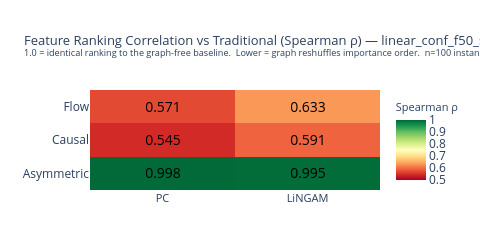
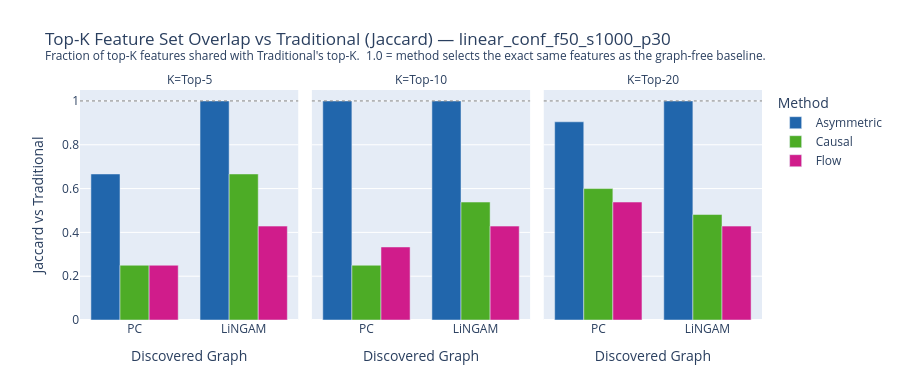

Here is the notebook cell these charts were saved with, in order:
### Markdown cell above
### 9.3. Ranking Robustness & True-Parent Recovery

Spearman rank correlation between each method's feature ranking and the Scratch baseline, Top-K Jaccard overlap, and true-parent Precision@K — measuring how faithfully the discovered graph preserves causal feature rankings relative to the ground truth.

### Code cell
"""
9.3 — Ranking robustness vs Scratch & True-parent recovery

A) Spearman ρ  — rank corr of mean|φ| per feature: each method+graph vs Scratch
B) Top-K Jaccard vs Scratch — feature set overlap with the graph-free baseline
C) True-parent Precision@K — how many of the top-K features are real Y-parents?
"""
from scipy.stats import spearmanr

K_VALUES = [5, 10, 20]

# ── Load true Y-parent set ────────────────────────────────────────────────────
with open(SYNTHETIC_DIR / f"{DATASET}_metadata.json") as _f:
    _meta = json.load(_f)
y_parent_set = set(_meta["y_parent_indices"])
print(f"True Y-parents: {len(y_parent_set)} / {len(feature_names)} features")
print(f"Random baseline precision: {len(y_parent_set)/len(feature_names):.3f}")

scratch_ma = mean_abs_shap(shap_data, "Scratch")

# ── A: Spearman ρ — each method × graph vs Scratch ───────────────────────────
spearman_data = {}
for meth in BASE_METHODS:
    for g in DISC_GRAPHS:
        k = f"{meth} ({g})"
        if k not in shap_data:
            continue
        rho, _ = spearmanr(mean_abs_shap(shap_data, k), scratch_ma)
        spearman_data[(meth, g)] = float(rho)

fig_spearman = plot_spearman_heatmap(
    spearman_data, BASE_METHODS, DISC_GRAPHS, DATASET, n_shap, save_dir=PLOTS_DIR,
)

# ── B: Top-K Jaccard vs Scratch ───────────────────────────────────────────────
jaccard_rows = []
for meth in BASE_METHODS:
    for g in DISC_GRAPHS:
        k = f"{meth} ({g})"
        if k not in shap_data:
            continue
        for kv in K_VALUES:
            j = top_k_jaccard(mean_abs_shap(shap_data, k), scratch_ma, kv)
            jaccard_rows.append(dict(Method=meth, Graph=g, K=f"Top-{kv}", Jaccard=j))

df_jacc = pd.DataFrame(jaccard_rows)
fig_jacc = plot_jaccard_bar(df_jacc, METHOD_COLORS, DATASET, save_dir=PLOTS_DIR)

# ── C: True-parent Precision@K ───────────────────────────────────────────────
random_baseline = len(y_parent_set) / len(feature_names)

parent_rows = []
for meth_key, meth_label in [("Scratch", "Scratch")] + \
                              [(f"{m} ({g})", f"{m} ({g})") for m in BASE_METHODS for g in DISC_GRAPHS]:
    if meth_key not in shap_data:
        continue
    ma = mean_abs_shap(shap_data, meth_key)
    for kv in K_VALUES:
        top_k_idx = set(np.argsort(ma)[-kv:])
        prec = len(top_k_idx & y_parent_set) / kv
        parent_rows.append(dict(Method=meth_label, K=f"Top-{kv}", Precision=prec))

df_parent = pd.DataFrame(parent_rows)
fig_parent = plot_parent_precision_bar(
    df_parent, METHOD_COLORS, DATASET, DISC_GRAPHS, random_baseline, save_dir=PLOTS_DIR,
)

### Figure 1 — Plotly figure (JSON) as saved in the notebook; plotly's stock layout.template omitted (floating-point values rounded to 4 significant figures)
{"data": [{"colorbar": {"tickvals": [0.5, 0.6, 0.7, 0.8, 0.9, 1], "title": {"font": {"size": 11}, "text": "Spearman ρ"}}, "colorscale": [[0, "rgb(165,0,38)"], [0.1, "rgb(215,48,39)"], [0.2, "rgb(244,109,67)"], [0.3, "rgb(253,174,97)"], [0.4, "rgb(254,224,139)"], [0.5, "rgb(255,255,191)"], [0.6, "rgb(217,239,139)"], [0.7, "rgb(166,217,106)"], [0.8, "rgb(102,189,99)"], [0.9, "rgb(26,152,80)"], [1, "rgb(0,104,55)"]], "hovertemplate": "<b>%{y} (%{x})</b> vs Traditional<br>ρ = %{z:.3f}<extra></extra>", "text": [["0.998", "0.995"], ["0.545", "0.591"], ["0.571", "0.633"]], "textfont": {"color": "black", "size": 14}, "texttemplate": "%{text}", "type": "heatmap", "x": ["PC", "LiNGAM"], "y": ["Asymmetric", "Causal", "Flow"], "z": [[0.9977, 0.9947], [0.5448, 0.5915], [0.571, 0.633]], "zmax": 1, "zmin": 0.5}], "layout": {"height": 250, "margin": {"b": 60, "l": 90, "r": 60, "t": 90}, "title": {"font": {"size": 13}, "text": "Feature Ranking Correlation vs Traditional (Spearman ρ) — linear_conf_f50_s1000_p30<br><sup>1.0 = identical ranking to the graph-free baseline.  Lower = graph reshuffles importance order.  n=100 instances.</sup>"}, "width": 480, "xaxis": {"tickfont": {"size": 11}}, "yaxis": {"tickfont": {"size": 12}}}}

### Figure 2 — Plotly figure (JSON) as saved in the notebook; plotly's stock layout.template omitted (floating-point values rounded to 4 significant figures)
{"data": [{"alignmentgroup": "True", "hovertemplate": "Method=Asymmetric<br>K=Top-5<br>Discovered Graph=%{x}<br>Jaccard vs Traditional=%{y}<extra></extra>", "legendgroup": "Asymmetric", "marker": {"color": "#2166ac", "pattern": {"shape": ""}}, "name": "Asymmetric", "offsetgroup": "Asymmetric", "orientation": "v", "showlegend": true, "textposition": "auto", "type": "bar", "x": ["PC", "LiNGAM"], "xaxis": "x", "y": [0.6667, 1.0], "yaxis": "y"}, {"alignmentgroup": "True", "hovertemplate": "Method=Asymmetric<br>K=Top-10<br>Discovered Graph=%{x}<br>Jaccard vs Traditional=%{y}<extra></extra>", "legendgroup": "Asymmetric", "marker": {"color": "#2166ac", "pattern": {"shape": ""}}, "name": "Asymmetric", "offsetgroup": "Asymmetric", "orientation": "v", "showlegend": false, "textposition": "auto", "type": "bar", "x": ["PC", "LiNGAM"], "xaxis": "x2", "y": [1.0, 1.0], "yaxis": "y2"}, {"alignmentgroup": "True", "hovertemplate": "Method=Asymmetric<br>K=Top-20<br>Discovered Graph=%{x}<br>Jaccard vs Traditional=%{y}<extra></extra>", "legendgroup": "Asymmetric", "marker": {"color": "#2166ac", "pattern": {"shape": ""}}, "name": "Asymmetric", "offsetgroup": "Asymmetric", "orientation": "v", "showlegend": false, "textposition": "auto", "type": "bar", "x": ["PC", "LiNGAM"], "xaxis": "x3", "y": [0.9048, 1.0], "yaxis": "y3"}, {"alignmentgroup": "True", "hovertemplate": "Method=Causal<br>K=Top-5<br>Discovered Graph=%{x}<br>Jaccard vs Traditional=%{y}<extra></extra>", "legendgroup": "Causal", "marker": {"color": "#4dac26", "pattern": {"shape": ""}}, "name": "Causal", "offsetgroup": "Causal", "orientation": "v", "showlegend": true, "textposition": "auto", "type": "bar", "x": ["PC", "LiNGAM"], "xaxis": "x", "y": [0.25, 0.6667], "yaxis": "y"}, {"alignmentgroup": "True", "hovertemplate": "Method=Causal<br>K=Top-10<br>Discovered Graph=%{x}<br>Jaccard vs Traditional=%{y}<extra></extra>", "legendgroup": "Causal", "marker": {"color": "#4dac26", "pattern": {"shape": ""}}, "name": "Causal", "offsetgroup": "Causal", "orientation": "v", "showlegend": false, "textposition": "auto", "type": "bar", "x": ["PC", "LiNGAM"], "xaxis": "x2", "y": [0.25, 0.5385], "yaxis": "y2"}, {"alignmentgroup": "True", "hovertemplate": "Method=Causal<br>K=Top-20<br>Discovered Graph=%{x}<br>Jaccard vs Traditional=%{y}<extra></extra>", "legendgroup": "Causal", "marker": {"color": "#4dac26", "pattern": {"shape": ""}}, "name": "Causal", "offsetgroup": "Causal", "orientation": "v", "showlegend": false, "textposition": "auto", "type": "bar", "x": ["PC", "LiNGAM"], "xaxis": "x3", "y": [0.6, 0.4815], "yaxis": "y3"}, {"alignmentgroup": "True", "hovertemplate": "Method=Flow<br>K=Top-5<br>Discovered Graph=%{x}<br>Jaccard vs Traditional=%{y}<extra></extra>", "legendgroup": "Flow", "marker": {"color": "#d01c8b", "pattern": {"shape": ""}}, "name": "Flow", "offsetgroup": "Flow", "orientation": "v", "showlegend": true, "textposition": "auto", "type": "bar", "x": ["PC", "LiNGAM"], "xaxis": "x", "y": [0.25, 0.4286], "yaxis": "y"}, {"alignmentgroup": "True", "hovertemplate": "Method=Flow<br>K=Top-10<br>Discovered Graph=%{x}<br>Jaccard vs Traditional=%{y}<extra></extra>", "legendgroup": "Flow", "marker": {"color": "#d01c8b", "pattern": {"shape": ""}}, "name": "Flow", "offsetgroup": "Flow", "orientation": "v", "showlegend": false, "textposition": "auto", "type": "bar", "x": ["PC", "LiNGAM"], "xaxis": "x2", "y": [0.3333, 0.4286], "yaxis": "y2"}, {"alignmentgroup": "True", "hovertemplate": "Method=Flow<br>K=Top-20<br>Discovered Graph=%{x}<br>Jaccard vs Traditional=%{y}<extra></extra>", "legendgroup": "Flow", "marker": {"color": "#d01c8b", "pattern": {"shape": ""}}, "name": "Flow", "offsetgroup": "Flow", "orientation": "v", "showlegend": false, "textposition": "auto", "type": "bar", "x": ["PC", "LiNGAM"], "xaxis": "x3", "y": [0.5385, 0.4286], "yaxis": "y3"}], "layout": {"annotations": [{"showarrow": false, "text": "K=Top-5", "x": 0.16, "xanchor": "center", "xref": "paper", "y": 1, "yanchor": "bottom", "yref": "paper"}, {"showarrow": false, "text": "K=Top-10", "x": 0.5, "xanchor": "center", "xref": "paper", "y": 1, "yanchor": "bottom", "yref": "paper"}, {"showarrow": false, "text": "K=Top-20", "x": 0.84, "xanchor": "center", "xref": "paper", "y": 1, "yanchor": "bottom", "yref": "paper"}], "barmode": "group", "height": 380, "legend": {"title": {"text": "Method"}, "tracegroupgap": 0}, "margin": {"b": 60, "t": 90}, "shapes": [{"line": {"color": "gray", "dash": "dot", "width": 1}, "type": "line", "x0": 0, "x1": 1, "xref": "x domain", "y0": 1, "y1": 1, "yref": "y"}, {"line": {"color": "gray", "dash": "dot", "width": 1}, "type": "line", "x0": 0, "x1": 1, "xref": "x2 domain", "y0": 1, "y1": 1, "yref": "y2"}, {"line": {"color": "gray", "dash": "dot", "width": 1}, "type": "line", "x0": 0, "x1": 1, "xref": "x3 domain", "y0": 1, "y1": 1, "yref": "y3"}], "title": {"text": "Top-K Feature Set Overlap vs Traditional (Jaccard) — linear_conf_f50_s1000_p30<br><sup>Fraction of top-K features shared with Traditional's top-K.  1.0 = method selects the exact same features as the graph-free baseline.</sup>"}, "width": 900, "xaxis": {"anchor": "y", "domain": [0, 0.32], "title": {"text": "Discovered Graph"}}, "xaxis2": {"anchor": "y2", "domain": [0.34, 0.66], "matches": "x", "title": {"text": "Discovered Graph"}}, "xaxis3": {"anchor": "y3", "domain": [0.68, 1.0], "matches": "x", "title": {"text": "Discovered Graph"}}, "yaxis": {"anchor": "x", "domain": [0, 1], "range": [0, 1.05], "title": {"text": "Jaccard vs Traditional"}}, "yaxis2": {"anchor": "x2", "domain": [0, 1], "matches": "y", "showticklabels": false}, "yaxis3": {"anchor": "x3", "domain": [0, 1], "matches": "y", "showticklabels": false}}}
